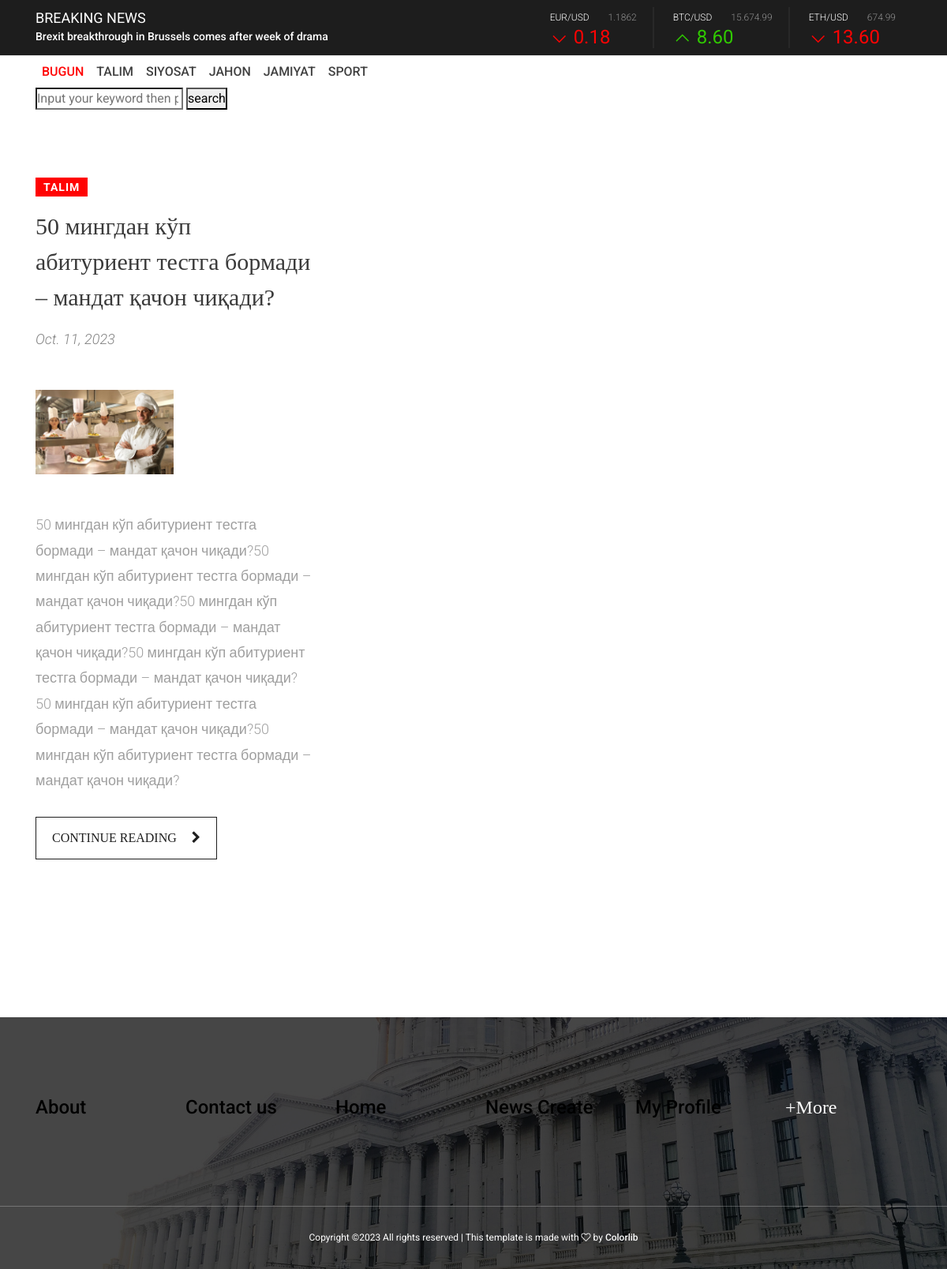
Page /category/1/ on the committed database.
### main/models.py (models this page shows, shortened)
class Category(models.Model):
    name = models.CharField(max_length=255)
    def __str__(self):
        return self.name

class News(models.Model):
    title = models.CharField(max_length=255)
    category = models.ForeignKey(Category, on_delete=models.CASCADE)
    text = models.TextField()
    img = models.ImageField(upload_to='news_photo/')
    date = models.DateField(auto_now=True)

### main/views.py (the view)
# urls.py: path('category/<int:pk>/', category_view, name="category_url"),
def category_view(request, pk):
    category = Category.objects.get(pk=pk)
    context = {
        'category_news' : News.objects.filter(category=category),
        'category': Category.objects.all(),
    }
    return render(request, 'catagory.html', context)

### templates/catagory.html
{% extends 'base.html' %}
{% block content %}
    <section class="catagory-welcome-post-area section_padding_100">
        <div class="container">
            <div class="row">
                {% for i in category_news %}
                <div class="col-12 col-md-4">
                    <div class="gazette-welcome-post">
                        <div class="gazette-post-tag">
                            <a href="{% url 'category_url' i.category.id %}">{{ i.category }}</a>
                        </div>
                        <h2 class="font-pt">{{ i.title }}</h2>
                        <p class="gazette-post-date">{{ i.date }}</p>
                        <div class="blog-post-thumbnail my-5">
                            <a href="{% url 'single_url' i.id %}"><img src="{{ i.img.url }}" alt="post-thumb"></a>
                        </div>
                        <p>{{ i.text }}</p>
                        <div class="post-continue-reading-share mt-30">
                            <div class="post-continue-btn">
                                <a href="{% url 'single_url' i.id %}" class="font-pt">Continue Reading <i class="fa fa-chevron-right" aria-hidden="true"></i></a>
                            </div>
                        </div>
                    </div>
                </div>
                {% endfor %}
            </div>
        </div>
    </section>
{% endblock %}

### templates/base.html (shortened to what this page needs)
{% load static %}
<!DOCTYPE html>
<html lang="en">
<head>
    <link rel="stylesheet" href="{% static 'css/core-style.css' %}">
    <link rel="stylesheet" href="{% static 'style.css' %}">
    <link href="{% static 'css/responsive.css' %}" rel="stylesheet">
</head>
<body>
    <header class="header-area">
        <div class="top-header">
            <div class="container h-100">
                <div class="row h-100 align-items-center">
                    <div class="col-12 col-md-6">
                        <div class="breaking-news-area">
                            <h5 class="breaking-news-title">Breaking news</h5>
                            <div id="breakingNewsTicker" class="ticker">
                                <ul>
                                    <li><a href="#">Brexit breakthrough in Brussels comes after week of drama</a></li>
                                </ul>
                            </div>
                        </div>
                    </div>
                    <div class="col-12 col-md-6">
                        <div class="stock-news-area">
                            <div id="stockNewsTicker" class="ticker">
                                <ul>
                                    <li>
                                        <div class="single-stock-report">
                                            <div class="stock-values">
                                                <span>eur/usd</span>
                                                <span>1.1862</span>
                                            </div>
                                            <div class="stock-index minus-index">
                                                <h4>0.18</h4>
                                            </div>
                                        </div>
                                        <div class="single-stock-report">
                                            <div class="stock-values">
                                                <span>BTC/usd</span>
                                                <span>15.674.99</span>
                                            </div>
                                            <div class="stock-index plus-index">
                                                <h4>8.60</h4>
                                            </div>
                                        </div>
                                        <div class="single-stock-report">
                                            <div class="stock-values">
                                                <span>ETH/usd</span>
                                                <span>674.99</span>
                                            </div>
                                            <div class="stock-index minus-index">
                                                <h4>13.60</h4>
                                            </div>
                                        </div>
                                    </li>
                                </ul>
                            </div>
                        </div>
                    </div>
                </div>
            </div>
        </div>
        <div class="bottom-header">
            <div class="container h-100">
                <div class="row h-100 align-items-center">
                    <div class="col-12">
                        <div class="main-menu">
                            <nav class="navbar navbar-expand-lg">
                                <div>
                                    <ul class="navbar-nav mr-auto">
                                        <li class="nav-item active">
                                            <a class="nav-link" href="#">Bugun</a>
                                        </li>
                                      {% for i in category %}
                                        <li class="nav-item">
                                            <a class="nav-link" href="{% url 'category_url' i.id %}">{{ i.name }}</a>
                                        </li>
                                      {% endfor %}
                                    </ul>
                                    <div >
                                        <form action="{% url 'search_url' %}">
                                            <input type="search" placeholder="Input your keyword then press enter..." name="search">
                                            <button type="submit">search</button>
                                        </form>
                                    </div>
                                </div>
                            </nav>
                        </div>
                    </div>
                </div>
            </div>
        </div>
    </header>
{% block content %}
{% endblock  %}
    <footer class="footer-area bg-img background-overlay" style="background-image: url(img/bg-img/4.jpg);">
        <div class="top-footer-area section_padding_100_70">
            <div class="container">
                <div class="row">
                    <div class="col-12 col-sm-6 col-md-4 col-lg-2">
                        <div class="single-footer-widget">
                            <div class="footer-widget-title">
                                <h4 class="font-pt"><a href="{% url 'about_url' %}">About</a></h4>
                            </div>
                        </div>
                    </div>
                    <div class="col-12 col-sm-6 col-md-4 col-lg-2">
                        <div class="single-footer-widget">
                            <div class="footer-widget-title">
                                <h4 class="font-pt"><a href="{% url 'contact_url' %}">Contact us</a></h4>
                            </div>
                        </div>
                    </div>
                    <div class="col-12 col-sm-6 col-md-4 col-lg-2">
                        <div class="single-footer-widget">
                            <div class="footer-widget-title">
                                <h4 class="font-pt"><a href="{% url 'index_url' %}">Home</a></h4>
                            </div>
                        </div>
                    </div>
                    <div class="col-12 col-sm-6 col-md-4 col-lg-2">
                        <div class="single-footer-widget">
                            <div class="footer-widget-title">
                                <h4 class="font-pt"><a href="{% url 'create_blog_url' %}">News Create</a></h4>
                            </div>
                        </div>
                    </div>
                    <div class="col-12 col-sm-6 col-md-4 col-lg-2">
                        <div class="single-footer-widget">
                            <div class="footer-widget-title">
                                <h4 class="font-pt"><a href="{% url 'profile_url' %}">My Profile</a></h4>
                            </div>
                        </div>
                    </div>
                    <div class="col-12 col-sm-6 col-md-4 col-lg-2">
                        <div class="single-footer-widget">
                            <div class="footer-widget-title">
                                <h4 class="font-pt">+More</h4>
                            </div>
                        </div>
                    </div>
                </div>
            </div>
        </div>
        <div class="bottom-footer-area">
            <div class="container h-100">
                <div class="row h-100 align-items-center justify-content-center">
                    <div class="col-12">
                        <div class="copywrite-text">
                            <p>
Copyright &copy;<script>document.write(new Date().getFullYear());</script> All rights reserved | This template is made with <i class="fa fa-heart-o" aria-hidden="true"></i> by <a href="https://colorlib.com" target="_blank">Colorlib</a>
</p>
                        </div>
                    </div>
                </div>
            </div>
        </div>
    </footer>
</body>
</html>

### rows in the picture
Category: name "TALIM"
Category: name "SIYOSAT"
Category: name "JAHON"
Category: name "JAMIYAT"
Category: name "SPORT"
News: category "TALIM", title "50 мингдан кўп абитуриент тестга бормади – мандат қачон чиқади?", date "Oct. 11, 2023", img (picture), text "50 мингдан кўп абитуриент тестга бормади – мандат қачон чиқади?50 мингдан кўп абитуриент тестга бормади – мандат қачон чиқади?50 мингдан кўп абитуриент тестга бормади – мандат қачон чиқади?50 мингдан кўп абитуриент тестга бормади – мандат қачон чиқади?50 мингдан кўп абитуриент тестга бормади – мандат қачон чиқади?50 мингдан кўп абитуриент тестга бормади – мандат қачон чиқади?"
